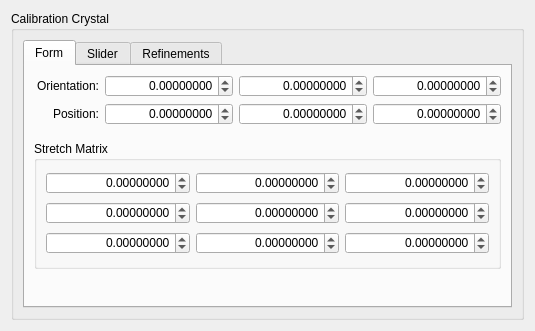
<?xml version="1.0" encoding="UTF-8"?>
<ui version="4.0">
 <class>calibration_crystal_editor</class>
 <widget class="QWidget" name="calibration_crystal_editor">
  <property name="geometry">
   <rect>
    <x>0</x>
    <y>0</y>
    <width>535</width>
    <height>331</height>
   </rect>
  </property>
  <property name="minimumSize">
   <size>
    <width>0</width>
    <height>0</height>
   </size>
  </property>
  <property name="windowTitle">
   <string>Edit Overlay</string>
  </property>
  <property name="styleSheet">
   <string notr="true">QDoubleSpinBox:disabled {background-color: LightGray;}
</string>
  </property>
  <layout class="QVBoxLayout" name="verticalLayout_4">
   <item>
    <widget class="QGroupBox" name="calibration_crystal_group_box">
     <property name="title">
      <string>Calibration Crystal</string>
     </property>
     <layout class="QGridLayout" name="gridLayout_3">
      <item row="0" column="0" colspan="2">
       <widget class="QTabWidget" name="tab_widget">
        <property name="enabled">
         <bool>true</bool>
        </property>
        <property name="minimumSize">
         <size>
          <width>0</width>
          <height>0</height>
         </size>
        </property>
        <property name="currentIndex">
         <number>0</number>
        </property>
        <widget class="QWidget" name="form_tab">
         <attribute name="title">
          <string>Form</string>
         </attribute>
         <layout class="QGridLayout" name="gridLayout_2">
          <item row="0" column="3">
           <widget class="ScientificDoubleSpinBox" name="orientation_2">
            <property name="alignment">
             <set>Qt::AlignRight|Qt::AlignTrailing|Qt::AlignVCenter</set>
            </property>
            <property name="keyboardTracking">
             <bool>false</bool>
            </property>
            <property name="prefix">
             <string/>
            </property>
            <property name="decimals">
             <number>8</number>
            </property>
            <property name="minimum">
             <double>-1000000.000000000000000</double>
            </property>
            <property name="maximum">
             <double>1000000.000000000000000</double>
            </property>
            <property name="singleStep">
             <double>0.100000000000000</double>
            </property>
           </widget>
          </item>
          <item row="1" column="2">
           <widget class="ScientificDoubleSpinBox" name="position_1">
            <property name="alignment">
             <set>Qt::AlignRight|Qt::AlignTrailing|Qt::AlignVCenter</set>
            </property>
            <property name="keyboardTracking">
             <bool>false</bool>
            </property>
            <property name="decimals">
             <number>8</number>
            </property>
            <property name="minimum">
             <double>-1000000.000000000000000</double>
            </property>
            <property name="maximum">
             <double>1000000.000000000000000</double>
            </property>
            <property name="singleStep">
             <double>0.100000000000000</double>
            </property>
           </widget>
          </item>
          <item row="0" column="1">
           <widget class="ScientificDoubleSpinBox" name="orientation_0">
            <property name="alignment">
             <set>Qt::AlignRight|Qt::AlignTrailing|Qt::AlignVCenter</set>
            </property>
            <property name="keyboardTracking">
             <bool>false</bool>
            </property>
            <property name="prefix">
             <string/>
            </property>
            <property name="decimals">
             <number>8</number>
            </property>
            <property name="minimum">
             <double>-1000000.000000000000000</double>
            </property>
            <property name="maximum">
             <double>1000000.000000000000000</double>
            </property>
            <property name="singleStep">
             <double>0.100000000000000</double>
            </property>
           </widget>
          </item>
          <item row="1" column="0">
           <widget class="QLabel" name="position_label">
            <property name="text">
             <string>Position:</string>
            </property>
            <property name="alignment">
             <set>Qt::AlignRight|Qt::AlignTrailing|Qt::AlignVCenter</set>
            </property>
           </widget>
          </item>
          <item row="4" column="2">
           <spacer name="verticalSpacer">
            <property name="orientation">
             <enum>Qt::Vertical</enum>
            </property>
            <property name="sizeHint" stdset="0">
             <size>
              <width>20</width>
              <height>20</height>
             </size>
            </property>
           </spacer>
          </item>
          <item row="0" column="2">
           <widget class="ScientificDoubleSpinBox" name="orientation_1">
            <property name="alignment">
             <set>Qt::AlignRight|Qt::AlignTrailing|Qt::AlignVCenter</set>
            </property>
            <property name="keyboardTracking">
             <bool>false</bool>
            </property>
            <property name="prefix">
             <string/>
            </property>
            <property name="decimals">
             <number>8</number>
            </property>
            <property name="minimum">
             <double>-1000000.000000000000000</double>
            </property>
            <property name="maximum">
             <double>1000000.000000000000000</double>
            </property>
            <property name="singleStep">
             <double>0.100000000000000</double>
            </property>
           </widget>
          </item>
          <item row="3" column="0" colspan="4">
           <widget class="QGroupBox" name="stretch_matrix_group_box">
            <property name="minimumSize">
             <size>
              <width>0</width>
              <height>128</height>
             </size>
            </property>
            <property name="title">
             <string>Stretch Matrix</string>
            </property>
            <layout class="QGridLayout" name="gridLayout">
             <item row="0" column="0">
              <widget class="ScientificDoubleSpinBox" name="stretch_matrix_0">
               <property name="alignment">
                <set>Qt::AlignRight|Qt::AlignTrailing|Qt::AlignVCenter</set>
               </property>
               <property name="keyboardTracking">
                <bool>false</bool>
               </property>
               <property name="prefix">
                <string/>
               </property>
               <property name="suffix">
                <string/>
               </property>
               <property name="decimals">
                <number>8</number>
               </property>
               <property name="minimum">
                <double>-1000000.000000000000000</double>
               </property>
               <property name="maximum">
                <double>1000000.000000000000000</double>
               </property>
               <property name="singleStep">
                <double>0.100000000000000</double>
               </property>
               <property name="value">
                <double>0.000000000000000</double>
               </property>
              </widget>
             </item>
             <item row="0" column="1">
              <widget class="ScientificDoubleSpinBox" name="stretch_matrix_1">
               <property name="alignment">
                <set>Qt::AlignRight|Qt::AlignTrailing|Qt::AlignVCenter</set>
               </property>
               <property name="keyboardTracking">
                <bool>false</bool>
               </property>
               <property name="prefix">
                <string/>
               </property>
               <property name="decimals">
                <number>8</number>
               </property>
               <property name="minimum">
                <double>-1000000.000000000000000</double>
               </property>
               <property name="maximum">
                <double>1000000.000000000000000</double>
               </property>
               <property name="singleStep">
                <double>0.100000000000000</double>
               </property>
               <property name="value">
                <double>0.000000000000000</double>
               </property>
              </widget>
             </item>
             <item row="0" column="2">
              <widget class="ScientificDoubleSpinBox" name="stretch_matrix_2">
               <property name="alignment">
                <set>Qt::AlignRight|Qt::AlignTrailing|Qt::AlignVCenter</set>
               </property>
               <property name="keyboardTracking">
                <bool>false</bool>
               </property>
               <property name="prefix">
                <string/>
               </property>
               <property name="decimals">
                <number>8</number>
               </property>
               <property name="minimum">
                <double>-1000000.000000000000000</double>
               </property>
               <property name="maximum">
                <double>1000000.000000000000000</double>
               </property>
               <property name="singleStep">
                <double>0.100000000000000</double>
               </property>
               <property name="value">
                <double>0.000000000000000</double>
               </property>
              </widget>
             </item>
             <item row="1" column="0">
              <widget class="ScientificDoubleSpinBox" name="stretch_matrix_3">
               <property name="alignment">
                <set>Qt::AlignRight|Qt::AlignTrailing|Qt::AlignVCenter</set>
               </property>
               <property name="keyboardTracking">
                <bool>false</bool>
               </property>
               <property name="prefix">
                <string/>
               </property>
               <property name="decimals">
                <number>8</number>
               </property>
               <property name="minimum">
                <double>-1000000.000000000000000</double>
               </property>
               <property name="maximum">
                <double>1000000.000000000000000</double>
               </property>
               <property name="singleStep">
                <double>0.100000000000000</double>
               </property>
              </widget>
             </item>
             <item row="1" column="1">
              <widget class="ScientificDoubleSpinBox" name="stretch_matrix_4">
               <property name="alignment">
                <set>Qt::AlignRight|Qt::AlignTrailing|Qt::AlignVCenter</set>
               </property>
               <property name="keyboardTracking">
                <bool>false</bool>
               </property>
               <property name="prefix">
                <string/>
               </property>
               <property name="decimals">
                <number>8</number>
               </property>
               <property name="minimum">
                <double>-1000000.000000000000000</double>
               </property>
               <property name="maximum">
                <double>1000000.000000000000000</double>
               </property>
               <property name="singleStep">
                <double>0.100000000000000</double>
               </property>
              </widget>
             </item>
             <item row="1" column="2">
              <widget class="ScientificDoubleSpinBox" name="stretch_matrix_5">
               <property name="alignment">
                <set>Qt::AlignRight|Qt::AlignTrailing|Qt::AlignVCenter</set>
               </property>
               <property name="keyboardTracking">
                <bool>false</bool>
               </property>
               <property name="prefix">
                <string/>
               </property>
               <property name="decimals">
                <number>8</number>
               </property>
               <property name="minimum">
                <double>-1000000.000000000000000</double>
               </property>
               <property name="maximum">
                <double>1000000.000000000000000</double>
               </property>
               <property name="singleStep">
                <double>0.100000000000000</double>
               </property>
              </widget>
             </item>
             <item row="2" column="0">
              <widget class="ScientificDoubleSpinBox" name="stretch_matrix_6">
               <property name="alignment">
                <set>Qt::AlignRight|Qt::AlignTrailing|Qt::AlignVCenter</set>
               </property>
               <property name="keyboardTracking">
                <bool>false</bool>
               </property>
               <property name="prefix">
                <string/>
               </property>
               <property name="decimals">
                <number>8</number>
               </property>
               <property name="minimum">
                <double>-1000000.000000000000000</double>
               </property>
               <property name="maximum">
                <double>1000000.000000000000000</double>
               </property>
               <property name="singleStep">
                <double>0.100000000000000</double>
               </property>
              </widget>
             </item>
             <item row="2" column="1">
              <widget class="ScientificDoubleSpinBox" name="stretch_matrix_7">
               <property name="alignment">
                <set>Qt::AlignRight|Qt::AlignTrailing|Qt::AlignVCenter</set>
               </property>
               <property name="keyboardTracking">
                <bool>false</bool>
               </property>
               <property name="prefix">
                <string/>
               </property>
               <property name="decimals">
                <number>8</number>
               </property>
               <property name="minimum">
                <double>-1000000.000000000000000</double>
               </property>
               <property name="maximum">
                <double>1000000.000000000000000</double>
               </property>
               <property name="singleStep">
                <double>0.100000000000000</double>
               </property>
              </widget>
             </item>
             <item row="2" column="2">
              <widget class="ScientificDoubleSpinBox" name="stretch_matrix_8">
               <property name="alignment">
                <set>Qt::AlignRight|Qt::AlignTrailing|Qt::AlignVCenter</set>
               </property>
               <property name="keyboardTracking">
                <bool>false</bool>
               </property>
               <property name="prefix">
                <string/>
               </property>
               <property name="decimals">
                <number>8</number>
               </property>
               <property name="minimum">
                <double>-1000000.000000000000000</double>
               </property>
               <property name="maximum">
                <double>1000000.000000000000000</double>
               </property>
               <property name="singleStep">
                <double>0.100000000000000</double>
               </property>
              </widget>
             </item>
            </layout>
           </widget>
          </item>
          <item row="0" column="0">
           <widget class="QLabel" name="orientation_label">
            <property name="text">
             <string>Orientation:</string>
            </property>
            <property name="alignment">
             <set>Qt::AlignRight|Qt::AlignTrailing|Qt::AlignVCenter</set>
            </property>
           </widget>
          </item>
          <item row="1" column="3">
           <widget class="ScientificDoubleSpinBox" name="position_2">
            <property name="alignment">
             <set>Qt::AlignRight|Qt::AlignTrailing|Qt::AlignVCenter</set>
            </property>
            <property name="keyboardTracking">
             <bool>false</bool>
            </property>
            <property name="decimals">
             <number>8</number>
            </property>
            <property name="minimum">
             <double>-1000000.000000000000000</double>
            </property>
            <property name="maximum">
             <double>1000000.000000000000000</double>
            </property>
            <property name="singleStep">
             <double>0.100000000000000</double>
            </property>
           </widget>
          </item>
          <item row="1" column="1">
           <widget class="ScientificDoubleSpinBox" name="position_0">
            <property name="alignment">
             <set>Qt::AlignRight|Qt::AlignTrailing|Qt::AlignVCenter</set>
            </property>
            <property name="keyboardTracking">
             <bool>false</bool>
            </property>
            <property name="decimals">
             <number>8</number>
            </property>
            <property name="minimum">
             <double>-1000000.000000000000000</double>
            </property>
            <property name="maximum">
             <double>1000000.000000000000000</double>
            </property>
            <property name="singleStep">
             <double>0.100000000000000</double>
            </property>
           </widget>
          </item>
          <item row="2" column="1">
           <spacer name="verticalSpacer_2">
            <property name="orientation">
             <enum>Qt::Vertical</enum>
            </property>
            <property name="sizeType">
             <enum>QSizePolicy::Fixed</enum>
            </property>
            <property name="sizeHint" stdset="0">
             <size>
              <width>20</width>
              <height>10</height>
             </size>
            </property>
           </spacer>
          </item>
         </layout>
        </widget>
        <widget class="QWidget" name="slider_tab">
         <attribute name="title">
          <string>Slider</string>
         </attribute>
         <layout class="QVBoxLayout" name="verticalLayout_5">
          <item>
           <widget class="QWidget" name="slider_widget_parent" native="true">
            <layout class="QVBoxLayout" name="verticalLayout_3">
             <property name="leftMargin">
              <number>0</number>
             </property>
             <property name="topMargin">
              <number>0</number>
             </property>
             <property name="rightMargin">
              <number>0</number>
             </property>
             <property name="bottomMargin">
              <number>0</number>
             </property>
            </layout>
           </widget>
          </item>
          <item>
           <spacer name="verticalSpacer_3">
            <property name="orientation">
             <enum>Qt::Vertical</enum>
            </property>
            <property name="sizeHint" stdset="0">
             <size>
              <width>20</width>
              <height>203</height>
             </size>
            </property>
           </spacer>
          </item>
         </layout>
        </widget>
        <widget class="QWidget" name="refinements_tab">
         <attribute name="title">
          <string>Refinements</string>
         </attribute>
         <layout class="QVBoxLayout" name="verticalLayout_2">
          <item>
           <layout class="QVBoxLayout" name="refinements_selector_layout"/>
          </item>
         </layout>
        </widget>
       </widget>
      </item>
     </layout>
    </widget>
   </item>
  </layout>
 </widget>
 <customwidgets>
  <customwidget>
   <class>ScientificDoubleSpinBox</class>
   <extends>QDoubleSpinBox</extends>
   <header>scientificspinbox.h</header>
  </customwidget>
 </customwidgets>
 <tabstops>
  <tabstop>tab_widget</tabstop>
  <tabstop>orientation_0</tabstop>
  <tabstop>orientation_1</tabstop>
  <tabstop>orientation_2</tabstop>
  <tabstop>position_0</tabstop>
  <tabstop>position_1</tabstop>
  <tabstop>position_2</tabstop>
  <tabstop>stretch_matrix_0</tabstop>
  <tabstop>stretch_matrix_1</tabstop>
  <tabstop>stretch_matrix_2</tabstop>
  <tabstop>stretch_matrix_3</tabstop>
  <tabstop>stretch_matrix_4</tabstop>
  <tabstop>stretch_matrix_5</tabstop>
  <tabstop>stretch_matrix_6</tabstop>
  <tabstop>stretch_matrix_7</tabstop>
  <tabstop>stretch_matrix_8</tabstop>
 </tabstops>
 <resources/>
 <connections/>
</ui>
